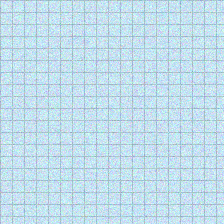
#> input picture backend/data/textile_dataset/Cotton/cotton_004.png, 224 x 224 px, found by its file name
$ python train_textile_model.py   (older library calls are emulated)
#> lines starting #> are read from the running program, lines starting #| are printed output that depends on the picture
import os
import json
import joblib
import cv2
import numpy as np
from sklearn.ensemble import ExtraTreesClassifier
from sklearn.metrics import classification_report, confusion_matrix
from sklearn.model_selection import train_test_split

DATASET_DIR = "data/textile_dataset"
MODEL_PATH = "ml/model.pkl"
CLASS_MAPPING_PATH = "ml/class_mapping.json"
EVALUATION_PATH = "ml/evaluation.json"
DATASET_STATS_PATH = "ml/dataset_stats.json"

CLASSES = [
    "Cotton",
    "Polyester",
    "Wool",
    "Silk",
    "Linen",
    "Denim",
    "Nylon",
    "Rayon",
    "Acrylic",
    "Mixed Fabrics",
]


def extract_features(image_path):
    img = cv2.imread(image_path)
#> img is the input picture: shape (224, 224, 3); mean B, G, R 235.9, 221.8, 193.6
    if img is None:
        return None

    img_rgb = cv2.cvtColor(img, cv2.COLOR_BGR2RGB)
    img_gray = cv2.cvtColor(img, cv2.COLOR_BGR2GRAY)
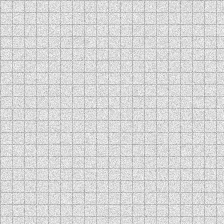
#> img_gray: shape (224, 224); min 148, max 255, mean 215
    resized = cv2.resize(img_rgb, (128, 128))
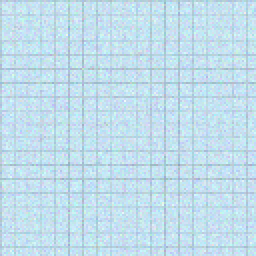
#> resized: shape (128, 128, 3) (shown 2 times larger); mean R, G, B 193.8, 222, 236.2

    # 1. Color histogram features (RGB)
    hist_r = cv2.calcHist([resized], [0], None, [16], [0, 256]).flatten()
#> hist_r = [0, 0, 0, 0, 0, 0, 0, 0, 2, 163, 1288, 5009, 7796, 2049, 74, 3]
    hist_g = cv2.calcHist([resized], [1], None, [16], [0, 256]).flatten()
#> hist_g = [0, 0, 0, 0, 0, 0, 0, 0, 0, 0, 23, 389, 1928, 5816, 7055, 1173]
    hist_b = cv2.calcHist([resized], [2], None, [16], [0, 256]).flatten()
#> hist_b = [0, 0, 0, 0, 0, 0, 0, 0, 0, 0, 0, 41, 520, 2067, 5953, 7803]
    color_hist = np.concatenate([hist_r, hist_g, hist_b])
#> color_hist = 48 values, max 7803 at index 47, min 0 at index 0, mean 1024
    color_hist /= (np.sum(color_hist) + 1e-6)
#> color_hist = 48 values, max 0.159 at index 47, min 0 at index 0, mean 0.0208

    # 2. Brightness & contrast statistics
    mean_val = np.mean(img_gray)
#> mean_val = 215
    std_val = np.std(img_gray)
#> std_val = 15.53
    skew_val = np.mean((img_gray - mean_val) ** 3) / (std_val ** 3 + 1e-6)
#> skew_val = -0.911

    # 3. Edge density & texture features (Canny & Sobel)
    edges = cv2.Canny(img_gray, 50, 150)
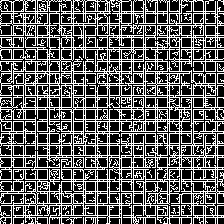
#> edges: shape (224, 224); 35.1% white in thin lines or dots
    edge_density = np.count_nonzero(edges) / float(edges.size)
#> edge_density = 0.351

    sobelx = cv2.Sobel(img_gray, cv2.CV_64F, 1, 0, ksize=3)
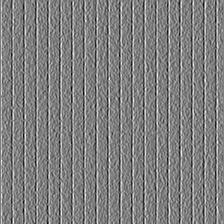
#> sobelx: shape (224, 224) float64; min -237, max 238, mean 0.6; drawn with min black and max white
    sobely = cv2.Sobel(img_gray, cv2.CV_64F, 0, 1, ksize=3)
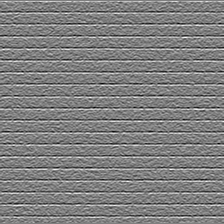
#> sobely: shape (224, 224) float64; min -246, max 247, mean 0.5; drawn with min black and max white
    grad_mag = np.mean(np.sqrt(sobelx**2 + sobely**2))
#> grad_mag = 68.8

    # Combine features into a single feature vector
    features = np.hstack([color_hist, [mean_val, std_val, skew_val, edge_density, grad_mag]])
#> features = 53 values, max 215 at index 48, min -0.911 at index 50, mean 5.66
    return features


def train_model():
    print("Extracting features from textile dataset...")
    X, y = [], []
    class_mapping = {i: cls_name for i, cls_name in enumerate(CLASSES)}

    for cls_idx, cls_name in enumerate(CLASSES):
        cls_dir = os.path.join(DATASET_DIR, cls_name)
        if not os.path.isdir(cls_dir):
            continue

        for f in os.listdir(cls_dir):
            if f.endswith((".png", ".jpg", ".jpeg")):
                feat = extract_features(os.path.join(cls_dir, f))
                if feat is not None:
                    X.append(feat)
                    y.append(cls_idx)

    X = np.array(X, dtype=np.float32)
    y = np.array(y, dtype=np.int64)

    print(f"Total samples: {len(X)} across {len(np.unique(y))} classes")

#> (the run stopped early here; a loop or call above may not have finished)
